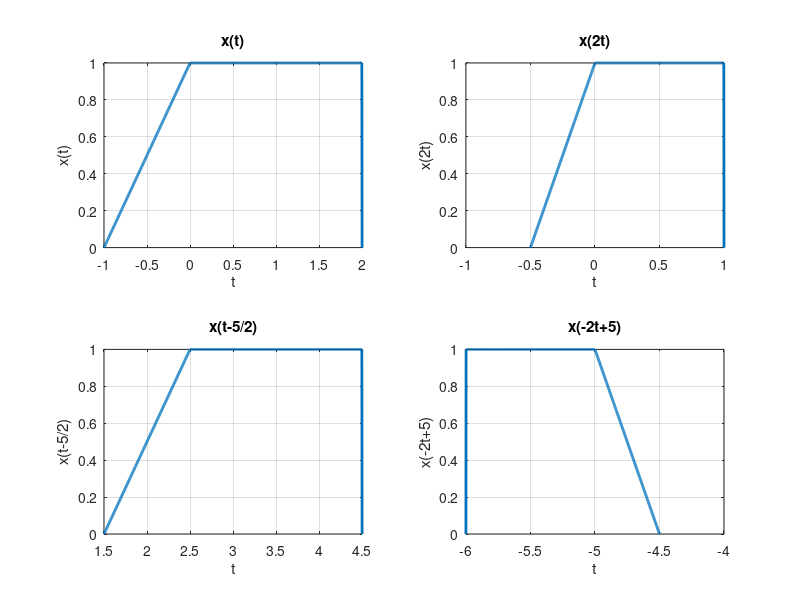

The MATLAB source for this figure:
t = linspace(-1, 2, 1000);
x = (t>=-1 & t<0).*(t+1) + (t>=0 & t<2)*1 + (t==2)*0;

subplot(2,2,1);
plot(t, x, 'LineWidth', 2);
grid on;
title('x(t)');
xlabel('t');
ylabel('x(t)');

subplot(2,2,2);
plot(t/2, x, 'LineWidth', 2);
grid on;
title('x(2t)');
xlabel('t') ; 
ylabel('x(2t)');

subplot(2,2,3);
plot(t+5/2, x, 'LineWidth', 2);
grid on;
title('x(t-5/2)');
xlabel('t') ; 
ylabel('x(t-5/2)');

subplot(2,2,4);
plot((t/-2 -5), x, 'LineWidth', 2);
grid on;
title('x(-2t+5)');
xlabel('t') ; 
ylabel('x(-2t+5)');